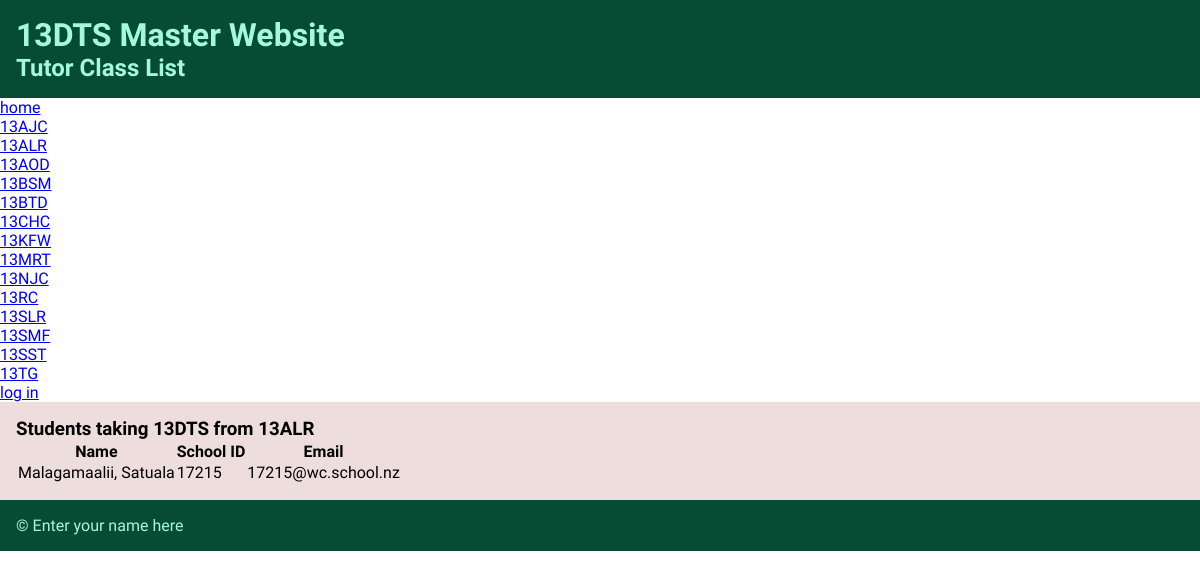
Page /class/2 on the committed database.
### tables this page shows
CREATE TABLE tutor_classes
(
	id integer
		constraint tutor_classes_pk
			primary key autoincrement,
	class_name char(5)
);

CREATE TABLE students
(
	id integer
		constraint students_pk
			primary key autoincrement,
	year_level integer,
	schl_id integer,
	surname varchar(20),
	first_name varchar(15),
	tutor_id integer,
	email char(18)
);

### app.py (the view)
@app.route('/class/<tutor_id>')
def render_class(tutor_id):
    con = create_connection(DB_NAME)
    query = "SELECT id, year_level, schl_id, surname, first_name, tutor_id, email" \
            " FROM students WHERE tutor_id=? ORDER BY surname, first_name ASC"
    cur = con.cursor()  # You need this line next
    cur.execute(query, (tutor_id, ))  # this line actually executes the query
    student_list = cur.fetchall()  # puts the results into a list usable in python
    query = "SELECT id, class_name" \
            " FROM tutor_classes WHERE id=?" \
            "ORDER BY class_name ASC"
    cur = con.cursor()  # You need this line next
    cur.execute(query, (tutor_id, ))  # this line actually executes the query
    tutor_classes = cur.fetchall()  # puts the results into a list usable in python
    print(tutor_classes)
    tutor_class = tutor_classes[0][1]
    con.close()
    class_list = get_classes()
    return render_template('class.html', students=student_list, classes=class_list, tutor_class=tutor_class, logged_in=is_logged_in())

### app.py (called while the page is built)
def create_connection(db_file):
    try:
        connection = sqlite3.connect(db_file)
        return connection
    except Error as e:
        print(e)
    return None

def get_classes():
    con = create_connection(DB_NAME)
    query = "SELECT id, class_name" \
            " FROM tutor_classes ORDER BY class_name ASC"
    cur = con.cursor()  # You need this line next
    cur.execute(query)  # this line actually executes the query
    class_list = cur.fetchall()  # puts the results into a list usable in python
    con.close()
    return class_list

def is_logged_in():
    if session.get("email") is None:
        print("not logged in")
        return False
    else:
        print("logged in")
        return True

### templates/class.html (shortened to what this page needs)
{% extends "base.html" %}
{% block pageheading %}Tutor Class List{% endblock %}
{% block main %}
    <h3>Students taking 13DTS from {{ tutor_class }}</h3>
    <table>
    <tr>
        <th>Name</th>
        <th>School ID</th>
        <th>Email</th>
    </tr>
    {% for student in students %}
    <tr>
        <td>{{ student[3] }}, {{ student[4] }}</td>
        <td>{{ student[2] }}</td>
        <td>{{ student[6] }}</td>
    </tr>
    {% endfor %}
</table>
{% endblock %}

### templates/base.html (shortened to what this page needs)
<!DOCTYPE html>
<html lang="en">
<head>
    <link href="{{ url_for('static', filename='css/style.css') }}" rel="stylesheet">
</head>
<body>
    <div class="container">
        <header>
            <h1>13DTS Master Website</h1>
            <h2>{% block pageheading %}{% endblock %}</h2>
        </header>
        <nav>
            <ul>
                <li><a href="/">home</a></li>
                {% for class in classes %}
                <li>
                    <a href="/class/{{ class[0] }}">{{ class[1] }}</a>
                </li>
                {% endfor %}
                <li>{% if logged_in %}
                <a href="/logout">log out</a>
                {%  else %}
                <a href="/login">log in</a>
                {%  endif %}
                </li>
            </ul>
        </nav>
        <div id="main">
            {% block main %}
            {% endblock %}
        </div>
        <footer>
            <p>&copy; Enter your name here</p>
        </footer>
    </div>
</body>
</html>

### static/css/style.css (style rules this page uses)
* { font-family: Comfortaa, sans-serif; margin: 0; padding: 0; box-sizing: border-box; }
header { grid-area: header; background-color: #064c35; color: #a4f8dc; padding: 1rem; }
nav { grid-area: nav; }
#main { grid-area: main; padding: 1rem; background-color: #edd; }
footer { grid-area: footer; padding: 1rem; background-color: #064c35; color: #a4f8dc; }

### rows in the picture
tutor_classes: class_name "13AJC"
tutor_classes: class_name "13ALR"
tutor_classes: class_name "13AOD"
tutor_classes: class_name "13BSM"
tutor_classes: class_name "13BTD"
tutor_classes: class_name "13CHC"
tutor_classes: class_name "13KFW"
tutor_classes: class_name "13MRT"
tutor_classes: class_name "13NJC"
tutor_classes: class_name "13RC"
tutor_classes: class_name "13SLR"
tutor_classes: class_name "13SMF"
tutor_classes: class_name "13SST"
tutor_classes: class_name "13TG"
students: surname "Malagamaalii", first_name "Satuala", schl "17215", email "17215@wc.school.nz"
